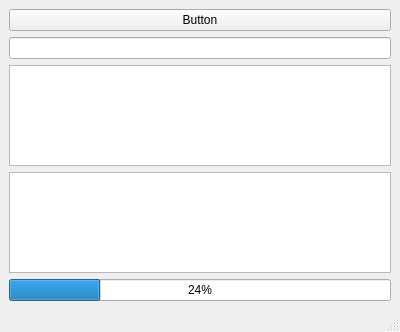
<?xml version="1.0" encoding="UTF-8"?>
<ui version="4.0">
 <class>MainWindow</class>
 <widget class="QMainWindow" name="MainWindow">
  <property name="geometry">
   <rect>
    <x>0</x>
    <y>0</y>
    <width>400</width>
    <height>332</height>
   </rect>
  </property>
  <property name="sizePolicy">
   <sizepolicy hsizetype="Fixed" vsizetype="Fixed">
    <horstretch>0</horstretch>
    <verstretch>0</verstretch>
   </sizepolicy>
  </property>
  <property name="minimumSize">
   <size>
    <width>400</width>
    <height>300</height>
   </size>
  </property>
  <property name="maximumSize">
   <size>
    <width>400</width>
    <height>332</height>
   </size>
  </property>
  <property name="windowTitle">
   <string>MainWindow</string>
  </property>
  <widget class="QWidget" name="centralwidget">
   <layout class="QVBoxLayout" name="verticalLayout">
    <item>
     <widget class="QPushButton" name="pushButton">
      <property name="text">
       <string>Button</string>
      </property>
     </widget>
    </item>
    <item>
     <widget class="QLineEdit" name="lineEdit"/>
    </item>
    <item>
     <widget class="QPlainTextEdit" name="plainTextEdit"/>
    </item>
    <item>
     <widget class="QTextBrowser" name="textBrowser"/>
    </item>
    <item>
     <widget class="QProgressBar" name="progressBar">
      <property name="value">
       <number>24</number>
      </property>
     </widget>
    </item>
   </layout>
  </widget>
  <widget class="QMenuBar" name="menubar">
   <property name="geometry">
    <rect>
     <x>0</x>
     <y>0</y>
     <width>400</width>
     <height>22</height>
    </rect>
   </property>
  </widget>
  <widget class="QStatusBar" name="statusbar"/>
 </widget>
 <resources/>
 <connections/>
</ui>
